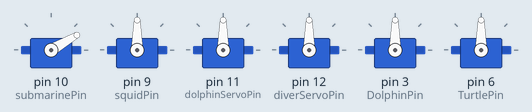
The sketch below on a simulated Arduino Uno, built with avr-gcc and run on an emulated ATmega328P. Shown: 6 × servo.

Above: at 0.05 s.
At 12.0 s:
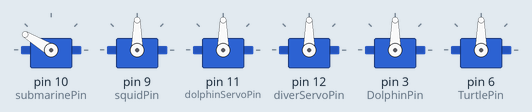
At 25.0 s:
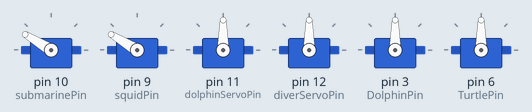
At 26.1 s:
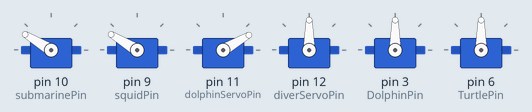
At 26.6 s:
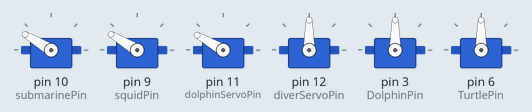
At 27.6 s:
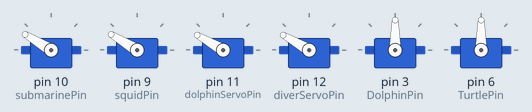
Timing chart, 0 to 40.0 s (numbered marks = the images above):
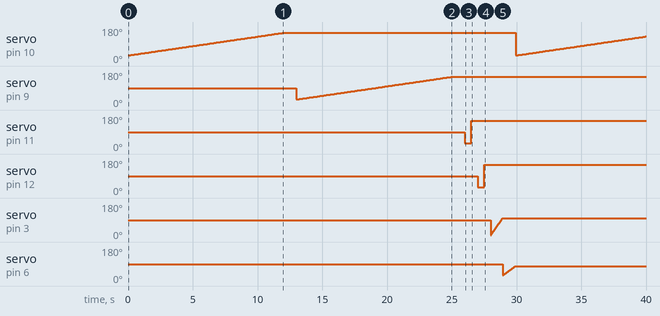

The sketch:

Deep_Sea_cont_001.ino
```cpp
//Temp Deep Sea Cont

#include <SoftwareSerial.h>
#include <Servo.h>


//General
int retDelay = 1000;
int minPos = 30;
int maxPos = 150;
int delayTime = 100;


//Team 4
Servo SubUpAndDown;
Servo SquidOrbit;
//Servo BubblesMove;

int submarinePin = 10;      //Pin it's hooked up to on Arduino
int squidPin = 9;
//int bubblesPin = 7;

//Team 5
Servo dolphinTail;
Servo diver;
//Servo jellyFishLights;

int diverServoPin = 12;
int dolphinServoPin = 11;

//Team 6
Servo Dolphin;
Servo Turtle;
//Servo Seaweed;

int DolphinPin = 3;
int TurtlePin = 6;
//int SeaweedPin = 9;

//Team 4 Global Vars
int i = 1;    //counter

//Team 5 Global Vars

//Team 6 Global Vars

void setup() {
  //General

  //Team 4
  SubUpAndDown.attach(submarinePin);
  SquidOrbit.attach(squidPin);
//  BubblesMove.attach(bubblesPin);

  //Team 5
  dolphinTailSetupFunction ();
  diverSetupFunction ();

  //Team 6
  Dolphin.attach(DolphinPin);
  Turtle.attach(TurtlePin);
//  Seaweed.attach(SeaweedPin);
}


void loop () {
  //Team 4
  moveSubmarine();
  delay(retDelay);

  moveSquid();
  delay(retDelay);

//  moveBubbles();
//  delay(retDelay);

  //Team 5
  dolphinTailFunction ();
  diverFunction ();

  //Team 6
  moveDolphin();
  moveTurtle();

}

// Team 4
//
//
void moveSubmarine()
{
  int i = 1;    //counter
  int delayTimeSubmarine = 50;  //Delay to allow gears to do things
  int retDelaySubmarine = 10;
  int minPosSubmarine= 30;      //30 degrees or it dies
  int maxPosSubmarine = 150;     //150 degrees or it DIES
  for (int pos = minPosSubmarine; pos < maxPosSubmarine; pos += i)
  {
    //Do THING
    SubUpAndDown.write(pos);
    delay(delayTime);
  }
}

void moveSquid()
{
  int i = 1;    //counter
  int delayTimeSquid = 50;  //Delay to allow gears to do things
  int retDelaySquid = 10;
  int minPosSquid = 30;      //30 degrees or it dies
  int maxPosSquid = 150;     //150 degrees or it DIES
  for (int pos = minPosSquid; pos < maxPosSquid; pos += i)
  {
    //Do THING
    SquidOrbit.write(pos);
    delay(delayTime);
  }
}

//void moveBubbles()
//{
//  int i = 1;    //counter
//  int delayTimeBubbles = 50;  //Delay to allow gears to do things
//  int retDelayBubbles= 10;
//  int minPosBubbles= 30;      //30 degrees or it dies
//  int maxPosBubbles = 150;     //150 degrees or it DIES
//  for (int pos = minPosBubbles; pos < maxPosBubbles; pos += i)
//  // int pos = 30 degree; as long as position less than 150; pos + 1
//
//  {
//    //Do THING
//    BubblesMove.write(pos);
//    delay(delayTime);
//  }
//
//}


// Team 5
//
//

//dolphin tail moving
void dolphinTailSetupFunction () {
  int dolphinTDelayTime = 100;
  int dolphinTRetDelay = 1000;
  int dolphinTMinPos = 30;
  int dolphinTMaxPos = 150;
  int dolphinTIncrement = 1;
  dolphinTail.attach(dolphinServoPin);
  }

void dolphinTailFunction () {
  dolphinTail.write(30);
  delay(500);
  dolphinTail.write(150);
  delay(500);
}

//diver
void diverSetupFunction (){
 int delayTime = 500;
  int retDelay = 1000;
  int minPos = 30;
  int maxPos = 150;
  int increment = 1;
  diver.attach(diverServoPin);
}
 void diverFunction () {
  diver.write(30);
  delay(500);
  diver.write(150);
  delay(500);

 }

// Team 6
//
//
void moveDolphin() {
  int increment = 1;
  int minPos = 10;
  int maxPos = 100;
  int delayTime = 10;
  for (int pos = minPos; pos < maxPos; pos += increment) {
   //pos > maxPos; pos -= increment
  Serial.print("dolphin");
  Dolphin.write(pos);
  delay(delayTime);
  //int pos = minPos;
  }
}

void moveTurtle() {
  int increment = 1;
  int minPos = 30;
  int maxPos = 80;
  int delayTime = 20;
  for (int pos = minPos; pos < maxPos; pos += increment) {
   //pos > maxPos; pos -= increment
  Serial.print("turtle");
  Turtle.write(pos);
  delay(delayTime);
  //int pos = minPos;
  }
}

//void moveSeaweed() {
//  int increment = 1;
//  int minPos = 30;
//  int maxPos = 80;
//  int delayTime = 20;
//  for (int pos = minPos; pos < maxPos; pos += increment) {
//   //pos > maxPos; pos -= increment
//  Serial.print("seaweed");
//  Seaweed.write(pos);
//  delay(delayTime);
//  //int pos = minPos;
//  }
//}
```

Measured:
- by itself, servo on pin 11 (dolphinServoPin): 90° → 30° at 26.0 s, → 150° 0.50 s later
- by itself, servo on pin 12 (diverServoPin): 90° → 30° at 27.0 s, → 150° 0.50 s later
- by itself, servo on pin 9 (squidPin): 90° → 30° at 13.0 s, → 31° 0.10 s later, → 32° 0.10 s later, → 33° 0.10 s later, … (120 changes in this stretch)
- by itself, servo on pin 10 (submarinePin): 30° → 31° at 0.10 s, → 32° 0.10 s later, → 33° 0.10 s later, → 34° 0.10 s later, … (220 changes in this stretch)
